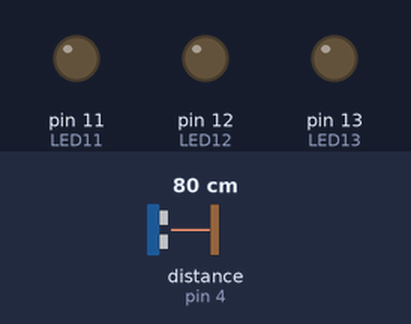
Bench run of a sketch on a simulated Arduino Uno, built with avr-gcc and run on an emulated ATmega328P. Parts: output pins drawn as LEDs (lit = HIGH). Wiring (inferred from the names in the program): ultrasonic range finder: trigger pin 5; echo pin 4. Inputs (shaded band) come from the test bench; at power-on: distance to the obstacle (sensor on pin 4) 80 cm. The echo pulse lasts 58.3 µs per cm; pins used as bus, display or sensor lines are not drawn.

Above: at 1.3 s.
1.4 s: distance to the obstacle (sensor on pin 4) set to 18 cm
2.9 s: distance to the obstacle (sensor on pin 4) set to 15 cm
At 4.1 s:
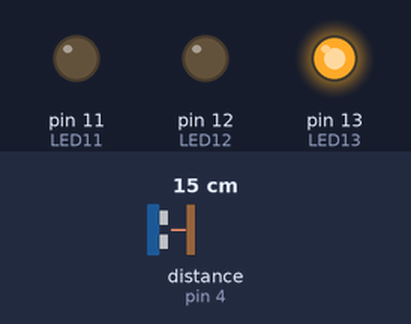
4.5 s: distance to the obstacle (sensor on pin 4) set to 2 cm
At 5.4 s:
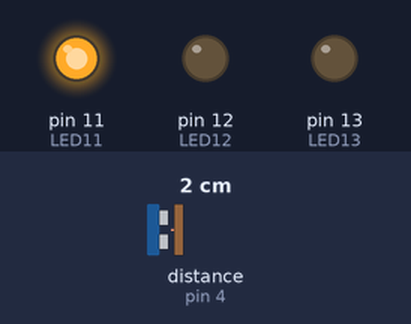
6.0 s: distance to the obstacle (sensor on pin 4) set to 5 cm
7.5 s: distance to the obstacle (sensor on pin 4) set to 8 cm
At 7.8 s:
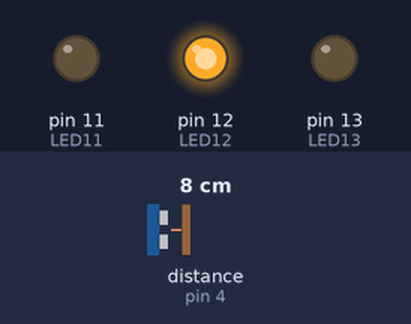
9.0 s: distance to the obstacle (sensor on pin 4) set to 4 cm
At 10.2 s:
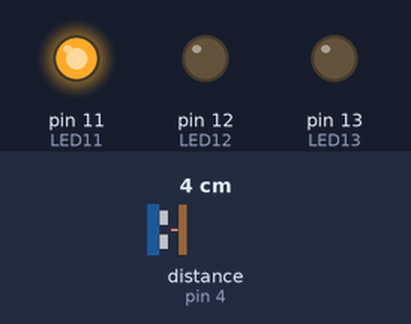
Timing chart, 0 to 11.5 s (numbered marks = the images above; inputs shaded):
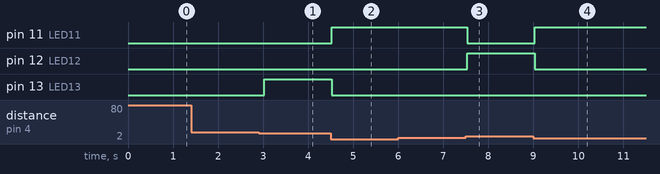

The sketch:

4t.ino
```cpp
// 핀 정의
int LED11 = 11;   // 0-5cm일 때 LED11
int LED12 = 12;   // 6-10cm일 때 LED12
int LED13 = 13;   // 11-15cm일 때 LED13

// 초음파 센서 핀 정의
int trigPin = 5;
int echoPin = 4;

void setup() {
  // 시리얼 통신 시작
  Serial.begin(9600);

  // 핀 모드 설정
  pinMode(LED11, OUTPUT);
  pinMode(LED12, OUTPUT);
  pinMode(LED13, OUTPUT);

  pinMode(trigPin, OUTPUT);  // 초음파 센서 트리거 핀 설정
  pinMode(echoPin, INPUT);   // 초음파 센서 에코 핀 설정
}

void loop() {
  // 초음파 센서로 거리 측정
  long distance = getDistance();  // 초음파 센서로 거리 측정 (cm)

  // 초음파 센서 거리 값에 따라 LED 제어
  if (distance >= 0 && distance <= 5) {
    // 0 ~ 5cm일 때 LED11 켜기
    digitalWrite(LED11, HIGH);
    digitalWrite(LED12, LOW);
    digitalWrite(LED13, LOW);
  } else if (distance >= 6 && distance <= 10) {
    // 6 ~ 10cm일 때 LED12 켜기
    digitalWrite(LED11, LOW);
    digitalWrite(LED12, HIGH);
    digitalWrite(LED13, LOW);
  } else if (distance >= 11 && distance <= 15) {
    // 11 ~ 15cm일 때 LED13 켜기
    digitalWrite(LED11, LOW);
    digitalWrite(LED12, LOW);
    digitalWrite(LED13, HIGH);
  } else {
    // 그 외의 거리일 때 모든 LED 끄기
    digitalWrite(LED11, LOW);
    digitalWrite(LED12, LOW);
    digitalWrite(LED13, LOW);
  }

  delay(500);  // 0.5초 대기
}

// 초음파 센서 거리 측정 함수 (라이브러리 없이)
long getDistance() {
  // 초음파 센서로 거리를 측정하는 함수
  // 트리거 핀에 짧은 펄스를 주어 초음파를 발사합니다.
  digitalWrite(trigPin, LOW);
  delayMicroseconds(2);  // 짧은 시간 대기
  digitalWrite(trigPin, HIGH);
  delayMicroseconds(10); // 10마이크로초 동안 트리거 신호를 HIGH로 설정
  digitalWrite(trigPin, LOW);

  // 에코 핀에서 반사된 신호를 받습니다.
  long duration = pulseIn(echoPin, HIGH); // 신호가 돌아오는 시간을 마이크로초로 측정

  // 거리 계산: 거리 = (시간 * 속도) / 2, 속도는 약 343m/s
  long distance = duration * 0.0344 / 2;  // cm로 변환

  return distance;  // 거리 반환
}
```

Measured:
- the behaviour switches between 17 and 16 cm on distance to the obstacle (sensor on pin 4) (found by bisection; images 0 and 1)
- the behaviour switches between 6 and 7 cm on distance to the obstacle (sensor on pin 4) (found by bisection; images 2 and 3)
- after the input at 1.4 s, every drawn part: stays the same
- after the input at 2.9 s, pin 13 (LED13): LOW → HIGH after 0.12 s
- after the input at 4.5 s, pin 11 (LED11): LOW → HIGH at once; pin 13 (LED13): HIGH → LOW at once
- after the input at 6.0 s, every drawn part: stays the same
- after the input at 7.5 s, pin 11 (LED11): HIGH → LOW at once; pin 12 (LED12): LOW → HIGH at once
- after the input at 9.0 s, pin 11 (LED11): LOW → HIGH at once; pin 12 (LED12): HIGH → LOW at once
